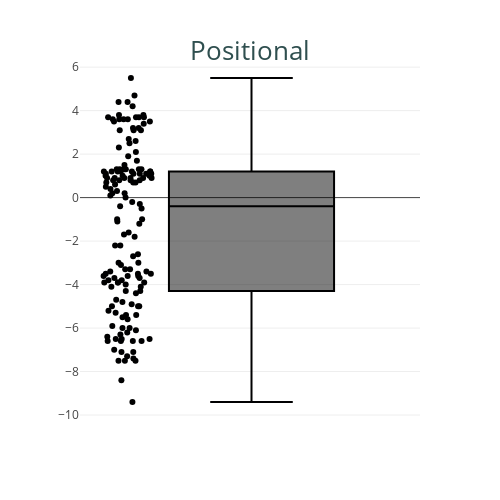

Notebook code cell kept with this figure:
### Code cell
fig_02 = px.box(
    df.query("Season==2023"),
    y = "Pos",
    points="all",
    hover_name = "Name",
    height = 500,
    width = 500,
)

fig_02.update_layout(
    title=dict(text="Positional", font=dict(size=26), automargin=True, yref='paper'),
    title_font_color="darkslategrey",
    yaxis=dict(title=""),
    xaxis=dict(title="")
)

### Figure 1 — Plotly figure (JSON) as saved in the notebook; plotly's stock layout.template omitted (floating-point values rounded to 4 significant figures; data arrays with more than 128 entries replaced by an {"elided": "..."} marker saying what was removed)
{"data": [{"alignmentgroup": "True", "boxpoints": "all", "hovertemplate": "<b>%{hovertext}</b><br><br>Pos=%{y}<extra></extra>", "hovertext": {"elided": "151 str values"}, "legendgroup": "", "marker": {"color": "#000001"}, "name": "", "notched": false, "offsetgroup": "", "orientation": "v", "showlegend": false, "type": "box", "x0": " ", "xaxis": "x", "y": {"elided": "151 float values"}, "y0": " ", "yaxis": "y"}], "layout": {"boxmode": "group", "height": 500, "legend": {"tracegroupgap": 0}, "margin": {"t": 60}, "title": {"automargin": true, "font": {"color": "darkslategrey", "size": 26}, "text": "Positional", "yref": "paper"}, "width": 500, "xaxis": {"anchor": "y", "domain": [0, 1], "title": {"text": ""}}, "yaxis": {"anchor": "x", "domain": [0, 1], "title": {"text": ""}}}}
